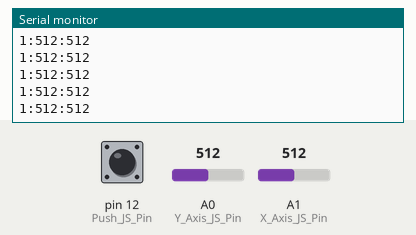
This sketch was run on a simulated Arduino Uno, built with avr-gcc and run on an emulated ATmega328P. Parts: the last lines printed to the serial monitor. The inputs (shaded band) are chosen by the test bench; at power-on: A0 (Y_Axis_JS_Pin) = 512, A1 (X_Axis_JS_Pin) = 512, pin 12 (Push_JS_Pin) HIGH.

Above: at 1.2 s.
1.3 s: A0 (Y_Axis_JS_Pin) set to 716
At 1.42 s:
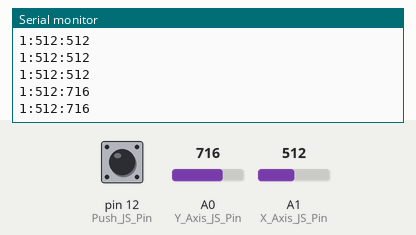
2.8 s: A1 (X_Axis_JS_Pin) set to 716
At 2.83 s:
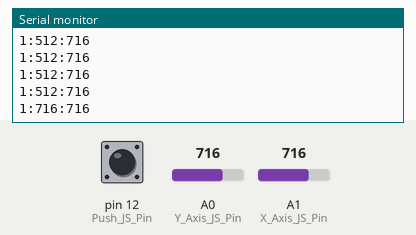
4.3 s: pin 12 (Push_JS_Pin) pulled LOW for 0.15 s
At 4.34 s:
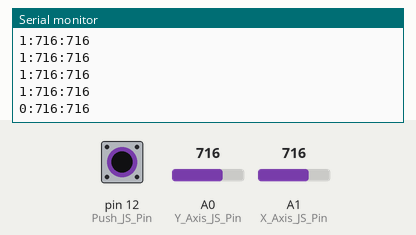
5.9 s: A0 (Y_Axis_JS_Pin) set to 900
At 5.95 s:
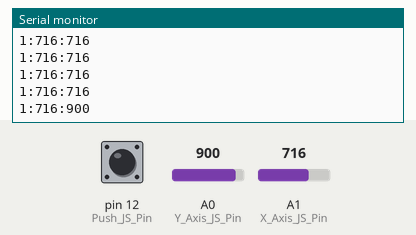
7.4 s: pin 12 (Push_JS_Pin) pulled LOW for 1 s
At 7.46 s:
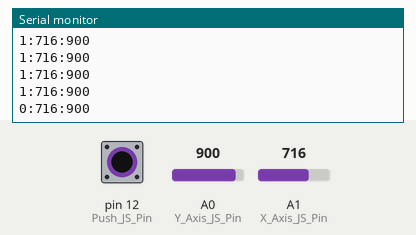
11.4 s: A1 (X_Axis_JS_Pin) set to 900
At 11.49 s:
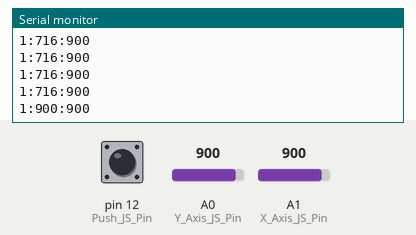
Timing chart, 0 to 13.9 s (numbered marks = the images above; inputs shaded):
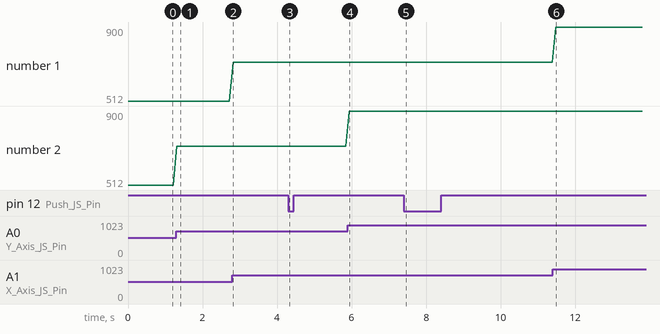

The sketch:

Joy_Stick_Interface.ino
```cpp
// (licence header left out)
int Push_JS_Pin = 12;
int X_Axis_JS_Pin = A1;
int Y_Axis_JS_Pin = A0;
bool Push_JS_Value = 0;
int X_Axis_JS_Value = 0;
int Y_Axis_JS_Value = 0;
String Serial_Output = "";
String Joiner = ":";

void setup() {
Serial.begin(9600);
pinMode(Push_JS_Pin, INPUT_PULLUP);
}

void loop() {
Serial_Output = "";
Push_JS_Value = digitalRead(Push_JS_Pin);
X_Axis_JS_Value = analogRead(X_Axis_JS_Pin);
Y_Axis_JS_Value = analogRead(Y_Axis_JS_Pin);

Serial_Output = String(Push_JS_Value)+Joiner+String(X_Axis_JS_Value)+Joiner+String(Y_Axis_JS_Value);

Serial.println(Serial_Output);

delay(100);

}
```

Measured:
- after the input at 1.3 s, the serial monitor: prints a new line at once (image 1)
- after the input at 2.8 s, the serial monitor: prints a new line at once (image 2)
- after the input at 4.3 s, the serial monitor: prints a new line at once (image 3)
- after the input at 5.9 s, the serial monitor: prints a new line at once (image 4)
- after the input at 7.4 s, the serial monitor: prints a new line after 0.05 s (image 5)
- after the input at 11.4 s, the serial monitor: prints a new line after 0.08 s (image 6)
- plotted number 2: 512 → 716 after the input at 1.3 s, 716 → 900 after the input at 5.9 s
